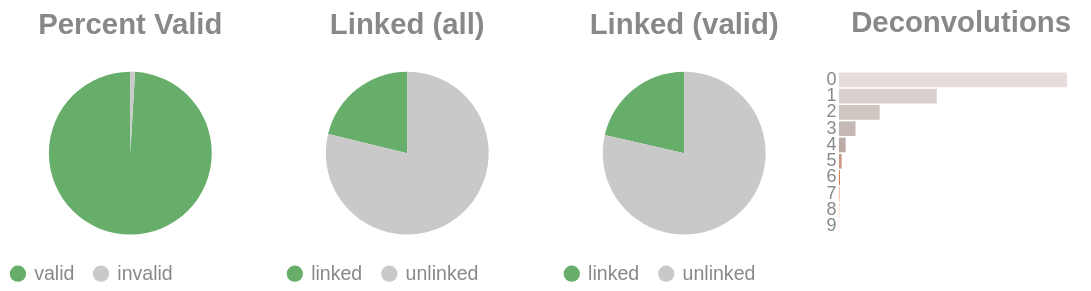

Notebook code for this chart:
### Code cell
if SKIPLR:
    pass
else:
    clash = Counter()
    for i in valids['molecule'].to_list():
        _mol = i.split("-")
        if len(_mol) == 1:
            clash.update('0')
        else:
            clash.update(_mol[-1])

    _d = {"deconvolutions": [], 'count': []}
    for k,v in clash.items():
        _d['deconvolutions'].append(k)
        _d['count'].append(v)

    tot_valid = valids['reads'].sum()
    mask = valids['reads'] >= 2
    n_linked_reads = valids.filter(mask)['reads'].sum()
    if n_linked_reads == 0:
        print_html("No linked molecules (>=2 reads) were detected; skipping linked-only distributions.")
        SKIPLR = True
    else:
        perc_valid = round(tot_valid / n_reads, 4)
        linked_perc_abs = round(n_linked_reads / n_reads, 4)
        linked_perc = round(n_linked_reads / tot_valid, 4)

    _valid = pl.DataFrame({"valids": ['valid', 'invalid'], "count": [tot_valid, n_reads - tot_valid]})
    _linked_abs = pl.DataFrame({"linked (absolute)": ['linked', 'unlinked'], "count": [n_linked_reads, n_reads - n_linked_reads]})
    _linked_rel = pl.DataFrame({"linked (valids)": ['linked', 'unlinked'], "count": [n_linked_reads, tot_valid - n_linked_reads]})

    (
        alt.hconcat(
            piechart(_valid, goodval = 'valid', title = "Percent Valid"),
            piechart(_linked_abs, goodval = "linked", title =  "Linked (all)"),
            piechart(_linked_rel, goodval = "linked", title =  "Linked (valid)"),
            convolutionbar(pl.DataFrame(_d), title = "Deconvolutions"),
            center = True,
            bounds = 'flush'
        )
        .resolve_scale(color='independent')
        .resolve_legend('independent')
        .properties(usermeta={'embedOptions': {"actions": False}})
    ).display()

### Figure 1 — Vega-Lite specification as saved in the notebook (floating-point values rounded to 4 significant figures)
{"width": "container", "height": 400, "config": {"title": {"anchor": "start", "dy": -15, "fontSize": 18, "color": "#888888", "subtitleColor": "#888888", "subtitleFontSize": 14}, "arc": {"fill": "#0072B2"}, "axis": {"domainColor": "#888888", "domainWidth": 0.5, "gridWidth": 0.2, "grid": false, "titleFontWeight": 400, "titleFontSize": 15, "labelFontSize": 11, "labelColor": "#888888", "tickColor": "#888888", "tickWidth": 0.2, "titleColor": "#888888"}, "axisBand": {"grid": false}, "axisX": {"grid": true, "tickSize": 10, "domainCap": "round"}, "axisY": {"domain": false, "grid": true, "tickSize": 0, "domainCap": "round"}, "background": "transparent", "header": {"labelFontSize": 15, "labelColor": "#888888", "titleFontSize": 15, "titleFontWeight": 600, "titleColor": "#888888"}, "legend": {"labelFont": "sans-serif", "labelFontSize": 12, "labelColor": "#888888", "symbolSize": 100, "symbolType": "circle", "titleFontSize": 12, "titlePadding": 10, "titleColor": "#888888", "title": null}, "range": {"category": ["#E69F00", "#56B4E9", "#009E73", "#F0E442", "#0072B2", "#D55E00", "#CC79A7", "#000000"], "diverging": ["#cfe8f3", "#a2d4ec", "#73bfe2", "#46abdb", "#1696d2", "#12719e"]}, "area": {"fill": "#0072B2", "fillOpacity": 0.7, "line": true, "strokeOpacity": 0.7}, "line": {"color": "#0072B2", "stroke": "#0072B2", "strokeWidth": 2}, "trail": {"color": "#0072B2", "stroke": "#0072B2", "strokeWidth": 0, "size": 1}, "point": {"filled": true, "fillOpacity": 1.0, "size": 95}, "text": {"color": "#888888", "fontSize": 11, "align": "right", "fontWeight": 400, "size": 11}, "bar": {"fill": "#0072B2", "stroke": null}, "view": {"stroke": null, "continuousWidth": 660, "continuousHeight": 400}}, "hconcat": [{"data": {"name": "data-b695b8536663f9cad948b7851026f9fc"}, "mark": {"type": "arc"}, "encoding": {"color": {"field": "valids", "legend": {"orient": "bottom", "title": null}, "scale": {"domain": ["valid", "invalid"], "range": ["#68ae6b", "#C9C9C9"]}, "title": "Valids", "type": "nominal"}, "theta": {"field": "count", "type": "quantitative"}, "tooltip": [{"field": "valids", "title": "Valids", "type": "ordinal"}, {"field": "percent", "format": ".2%", "title": "Percent", "type": "quantitative"}, {"field": "count", "title": "Count", "type": "quantitative"}]}, "height": 100, "title": {"text": "Percent Valid", "align": "center", "anchor": "middle"}, "transform": [{"calculate": "datum.count / 2419795", "as": "percent"}], "width": 150}, {"data": {"name": "data-b89a2759db304cd2fc2f524d079ac42c"}, "mark": {"type": "arc"}, "encoding": {"color": {"field": "linked (absolute)", "legend": {"orient": "bottom", "title": null}, "scale": {"domain": ["linked", "unlinked"], "range": ["#68ae6b", "#C9C9C9"]}, "title": "Linked (Absolute)", "type": "nominal"}, "theta": {"field": "count", "type": "quantitative"}, "tooltip": [{"field": "linked (absolute)", "title": "Linked (Absolute)", "type": "ordinal"}, {"field": "percent", "format": ".2%", "title": "Percent", "type": "quantitative"}, {"field": "count", "title": "Count", "type": "quantitative"}]}, "height": 100, "title": {"text": "Linked (all)", "align": "center", "anchor": "middle"}, "transform": [{"calculate": "datum.count / 2419795", "as": "percent"}], "width": 150}, {"data": {"name": "data-8e164c63c6d1de18ad92d68224acba50"}, "mark": {"type": "arc"}, "encoding": {"color": {"field": "linked (valids)", "legend": {"orient": "bottom", "title": null}, "scale": {"domain": ["linked", "unlinked"], "range": ["#68ae6b", "#C9C9C9"]}, "title": "Linked (Valids)", "type": "nominal"}, "theta": {"field": "count", "type": "quantitative"}, "tooltip": [{"field": "linked (valids)", "title": "Linked (Valids)", "type": "ordinal"}, {"field": "percent", "format": ".2%", "title": "Percent", "type": "quantitative"}, {"field": "count", "title": "Count", "type": "quantitative"}]}, "height": 100, "title": {"text": "Linked (valid)", "align": "center", "anchor": "middle"}, "transform": [{"calculate": "datum.count / 2397304", "as": "percent"}], "width": 150}, {"data": {"name": "data-b8c6db1a3dd855074d13729df6d50736"}, "mark": {"type": "bar"}, "encoding": {"color": {"field": "deconvolutions", "legend": null, "scale": {"scheme": "lightgreyred"}, "type": "nominal"}, "tooltip": [{"field": "deconvolutions", "title": "Deconvolutions", "type": "ordinal"}, {"field": "percent", "format": ".2%", "title": "Percent", "type": "quantitative"}, {"field": "count", "title": "Count", "type": "quantitative"}], "x": {"axis": null, "field": "count", "type": "quantitative"}, "y": {"field": "deconvolutions", "sort": "ascending", "title": null, "type": "nominal"}}, "height": 100, "title": {"text": "Deconvolutions", "align": "center", "anchor": "middle"}, "transform": [{"calculate": "datum.count / 2097845", "as": "percent"}], "width": 150}], "bounds": "flush", "center": true, "resolve": {"legend": {"angle": "independent"}, "scale": {"color": "independent"}}, "usermeta": {"embedOptions": {"actions": false}}, "$schema": "https://vega.github.io/schema/vega-lite/v6.4.1.json", "datasets": {"data-b695b8536663f9cad948b7851026f9fc": [{"valids": "valid", "count": 2397304}, {"valids": "invalid", "count": 22491}], "data-b89a2759db304cd2fc2f524d079ac42c": [{"linked (absolute)": "linked", "count": 513470}, {"linked (absolute)": "unlinked", "count": 1906325}], "data-8e164c63c6d1de18ad92d68224acba50": [{"linked (valids)": "linked", "count": 513470}, {"linked (valids)": "unlinked", "count": 1883834}], "data-b8c6db1a3dd855074d13729df6d50736": [{"deconvolutions": "0", "count": 1213061}, {"deconvolutions": "1", "count": 520444}, {"deconvolutions": "2", "count": 216414}, {"deconvolutions": "3", "count": 88098}, {"deconvolutions": "4", "count": 35784}, {"deconvolutions": "5", "count": 14367}, {"deconvolutions": "6", "count": 5808}, {"deconvolutions": "7", "count": 2424}, {"deconvolutions": "8", "count": 1015}, {"deconvolutions": "9", "count": 430}]}}
